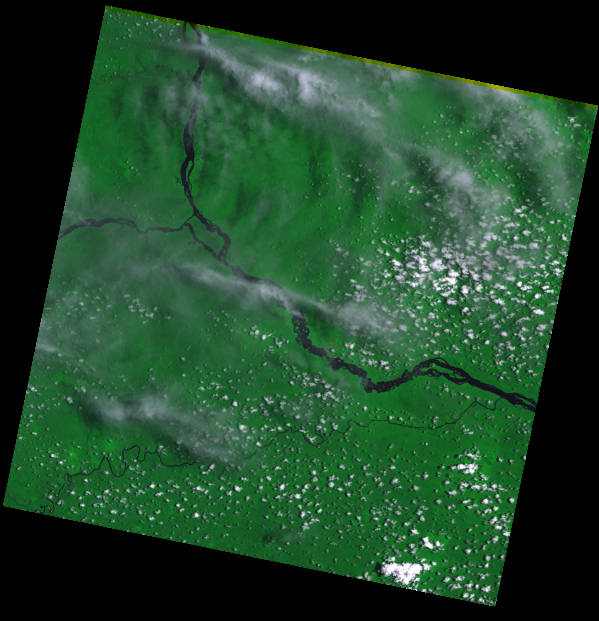
#> input picture IA/CBERS_4A_MUX_20240920_235_113.png, 599 x 621 px
$ python -i tratar_imagem.py   (imports and definitions only)
#> lines starting #> are read from the running program, lines starting #| are printed output that depends on the picture
import cv2

def tratar_imagem(image_path):
#> called with image_path = '../IA/CBERS_4A_MUX_20240920_235_113.png'
    original_img = cv2.imread(image_path)
#> original_img is the input picture: shape (621, 599, 3); mean B, G, R 43.9, 70.8, 33.5

    resized_img = cv2.resize(original_img, (640, 640))

    # Converter a imagem para tons de cinza
    gray_img = cv2.cvtColor(resized_img, cv2.COLOR_BGR2GRAY)
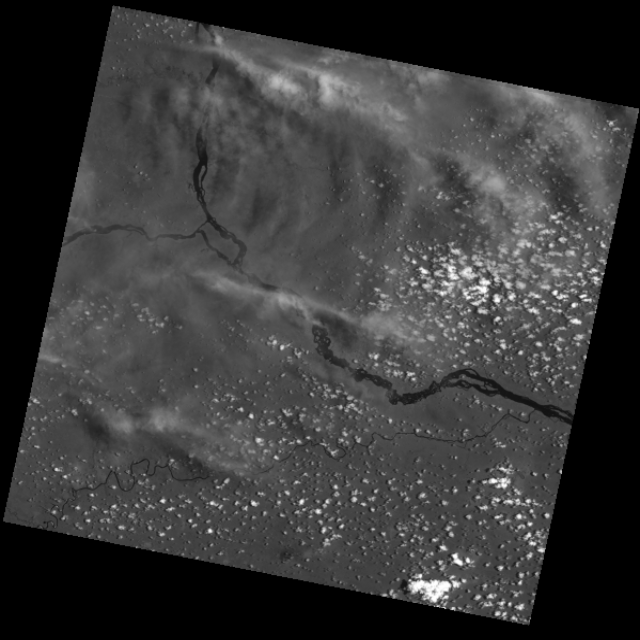
#> gray_img: shape (640, 640); min 0, max 255, mean 56.5

    # Converter de volta para 3 canais
    gray_img_3ch = cv2.cvtColor(gray_img, cv2.COLOR_GRAY2BGR)
    return gray_img_3ch

>>> result = tratar_imagem('../IA/CBERS_4A_MUX_20240920_235_113.png')

$ run again, on IA/a.png
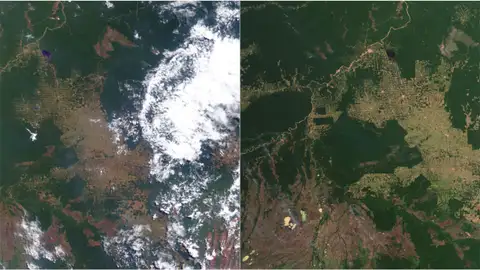
#> input picture IA/a.png, 480 x 270 px
#> in tratar_imagem, original_img is the input picture: shape (270, 480, 3); mean B, G, R 78.5, 90.9, 83.3
#> in tratar_imagem, `resized_img = cv2.resize(original_img, (640, 640))`:
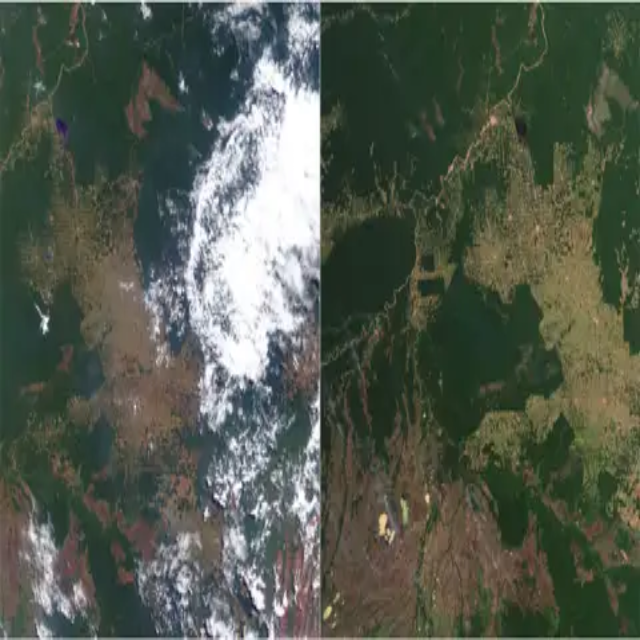
#> resized_img: shape (640, 640, 3); mean B, G, R 78.4, 90.8, 83.2
#> in tratar_imagem, `gray_img = cv2.cvtColor(resized_img, cv2.COLOR_BGR2GRAY)`:
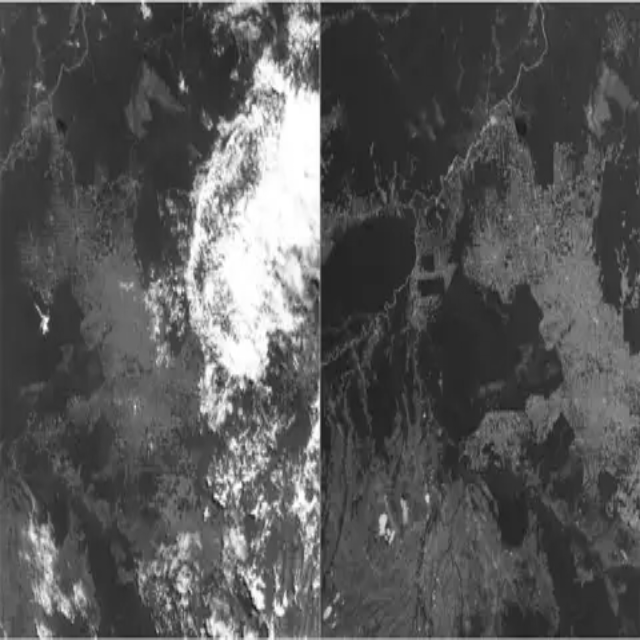
#> gray_img: shape (640, 640); min 24, max 255, mean 87.1

$ run again, on IA/nuvem1.png
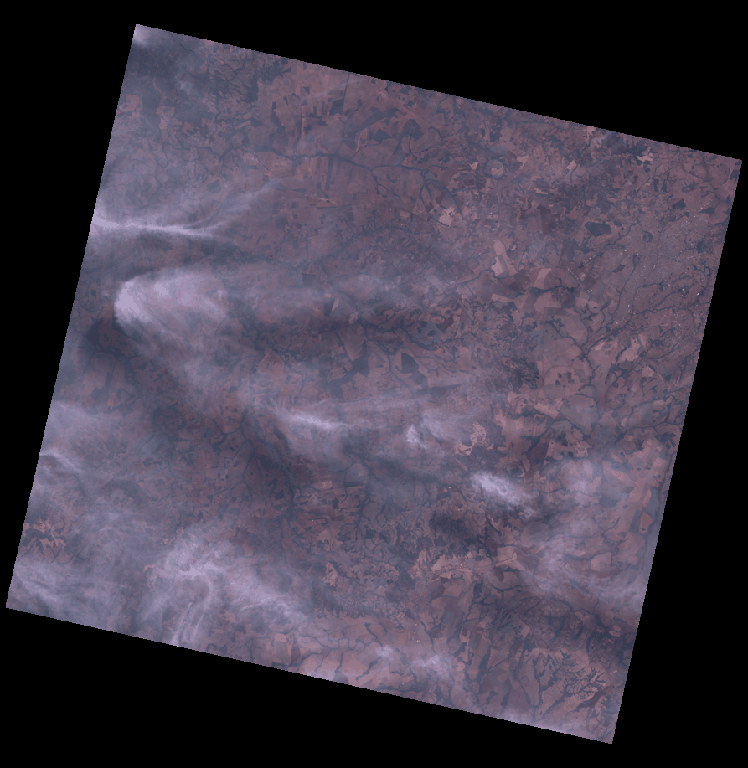
#> input picture IA/nuvem1.png, 748 x 768 px
#> in tratar_imagem, original_img is the input picture: shape (768, 748, 3); mean B, G, R 75.6, 61.5, 68.4
#> in tratar_imagem, `gray_img = cv2.cvtColor(resized_img, cv2.COLOR_BGR2GRAY)`:
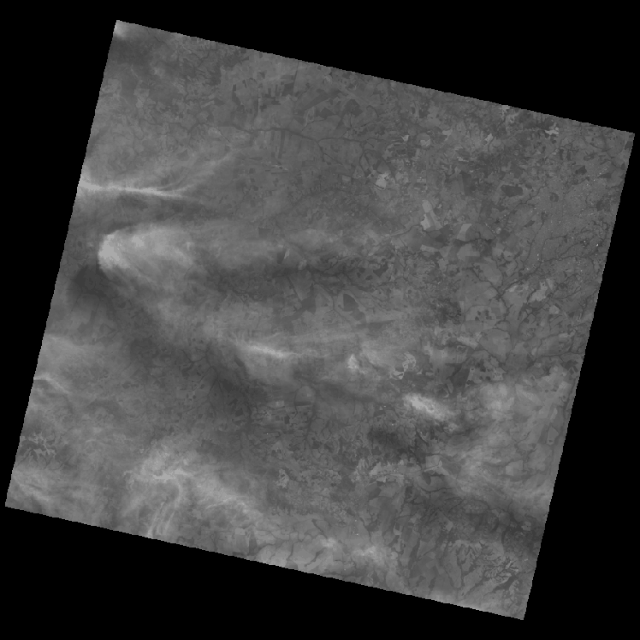
#> gray_img: shape (640, 640); min 0, max 170, mean 65.1

$ run again, on IA/nuvem2.png
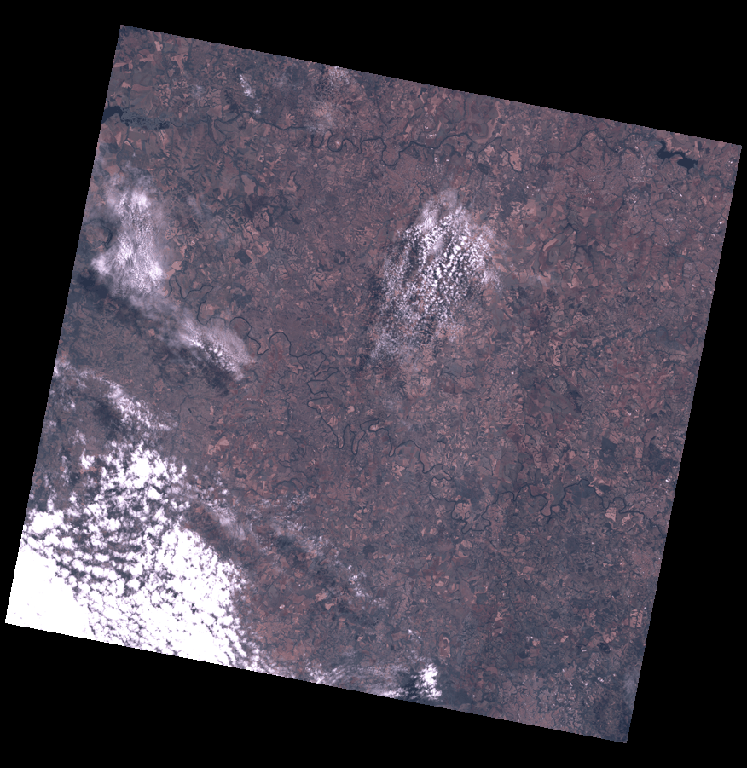
#> input picture IA/nuvem2.png, 747 x 768 px
#> in tratar_imagem, original_img is the input picture: shape (768, 747, 3); mean B, G, R 79, 67.7, 74.2
#> in tratar_imagem, `gray_img = cv2.cvtColor(resized_img, cv2.COLOR_BGR2GRAY)`:
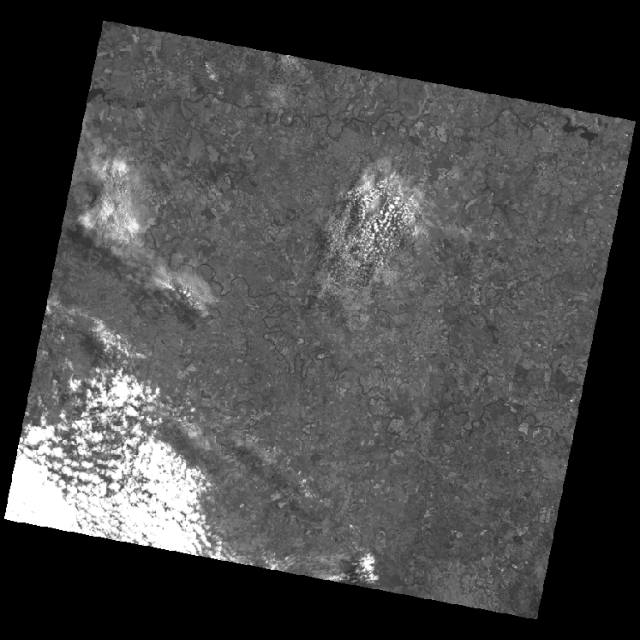
#> gray_img: shape (640, 640); min 0, max 255, mean 70.8
